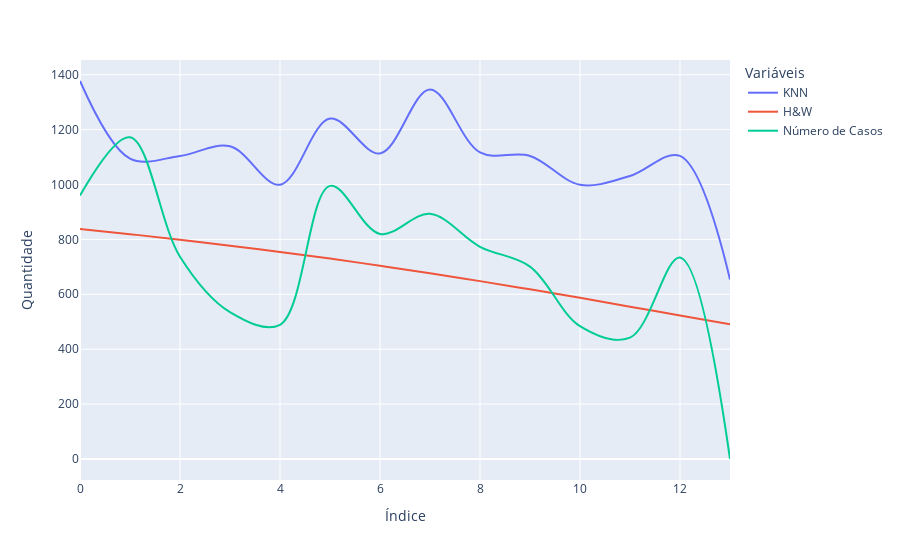

Write notebook code for a chart like this one.
### Code cell
fig = px.line(y=[y_pred_knn.round(), y_test, data_from_newCases['newCases'][-14:]], line_shape='spline', labels={'variable': 'Variáveis', 'index': 'Índice', 'value': 'Quantidade'})

customLegend(fig=fig,nameSwap = {'wide_variable_0': 'KNN', 'wide_variable_1': 'H&W', 'wide_variable_2': 'Número de Casos'})

### Figure 1 — Plotly figure (JSON) as saved in the notebook; plotly's stock layout.template omitted (floating-point values rounded to 4 significant figures)
{"data": [{"hovertemplate": "Variáveis=wide_variable_0<br>Índice=%{x}<br>Quantidade=%{y}<extra></extra>", "legendgroup": "wide_variable_0", "line": {"color": "#636efa", "dash": "solid", "shape": "spline"}, "mode": "lines", "name": "KNN", "orientation": "v", "showlegend": true, "type": "scatter", "x": [0, 1, 2, 3, 4, 5, 6, 7, 8, 9, 10, 11, 12, 13], "xaxis": "x", "y": [1377, 1094, 1104, 1139, 999, 1240, 1113, 1346, 1117, 1104, 999, 1031, 1104, 654], "yaxis": "y"}, {"hovertemplate": "Variáveis=wide_variable_1<br>Índice=%{x}<br>Quantidade=%{y}<extra></extra>", "legendgroup": "wide_variable_1", "line": {"color": "#EF553B", "dash": "solid", "shape": "spline"}, "mode": "lines", "name": "H&W", "orientation": "v", "showlegend": true, "type": "scatter", "x": [0, 1, 2, 3, 4, 5, 6, 7, 8, 9, 10, 11, 12, 13], "xaxis": "x", "y": [838, 819, 799, 777, 754, 730, 704, 677, 648, 618, 587, 555, 523, 491], "yaxis": "y"}, {"hovertemplate": "Variáveis=wide_variable_2<br>Índice=%{x}<br>Quantidade=%{y}<extra></extra>", "legendgroup": "wide_variable_2", "line": {"color": "#00cc96", "dash": "solid", "shape": "spline"}, "mode": "lines", "name": "Número de Casos", "orientation": "v", "showlegend": true, "type": "scatter", "x": [0, 1, 2, 3, 4, 5, 6, 7, 8, 9, 10, 11, 12, 13], "xaxis": "x", "y": [960, 1172, 737, 535, 489, 995, 820, 893, 773, 701, 484, 442, 734, 0], "yaxis": "y"}], "layout": {"legend": {"title": {"text": "Variáveis"}, "tracegroupgap": 0}, "margin": {"t": 60}, "xaxis": {"anchor": "y", "domain": [0, 1], "title": {"text": "Índice"}}, "yaxis": {"anchor": "x", "domain": [0, 1], "title": {"text": "Quantidade"}}}}
